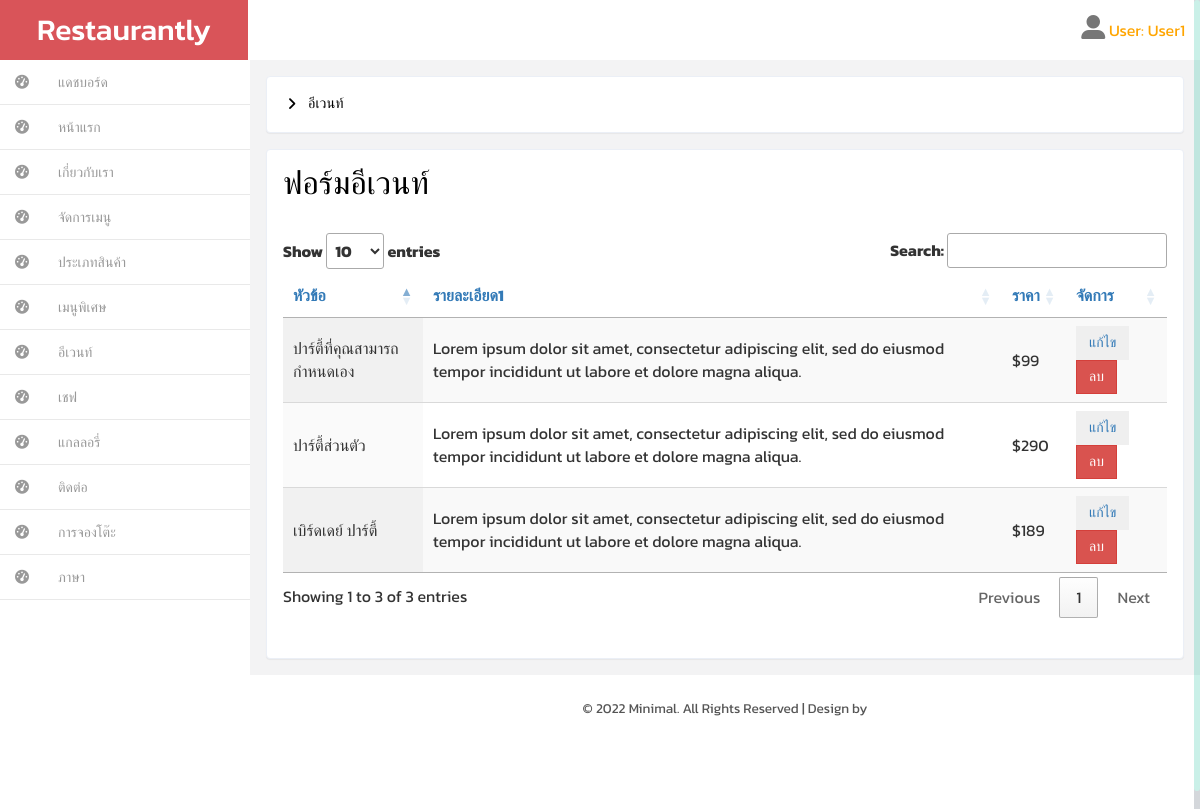
The app's page /backend/event.php?action=th (signed in) with its own data.
### tables this page shows
CREATE TABLE `event_me_th` (
  `id` int(11) NOT NULL,
  `title_event_th` varchar(155) NOT NULL,
  `detail_event1_th` varchar(255) NOT NULL,
  `text1_th` varchar(255) NOT NULL,
  `text2_th` varchar(255) NOT NULL,
  `text3_th` varchar(255) NOT NULL,
  `detail_event2_th` varchar(255) NOT NULL,
  `img_event_th` varchar(500) NOT NULL,
  `price_event_th` varchar(16) NOT NULL
);

### backend/event.php (the view, shortened to what this page needs)
<!DOCTYPE HTML>
<html>
<head><?php include("inc_header.php"); ?></head>
<body>
    <div id="wrapper">
        <?php
          include("inc_left_menu.php");
          include "../connect/connect.php";
        ?>
        <?php if(isset($_GET['action'])){
            switch($_GET){
        ?>
                    <?php case ($_GET['action'] == 'th');
                       $sql = $conn->query("SELECT * FROM event_me_th");
                       $rows = $sql->fetchAll();
                    ?>
                    <div id="wrapper">
                        <div id="page-wrapper" class="gray-bg dashbard-1">
                            <div class="content-main">
                                <div class="banner">
                                    <h2>
                                        <i class="fa fa-angle-right"></i>
                                        <span>อีเวนท์</span>
                                    </h2>
                                </div>
                                <div class="grid-form">
                                    <div class="grid-form1">
                                        <h3 id="forms-example" class="">ฟอร์มอีเวนท์</h3>
                                        <form>
                                            <div class="card-body">
                                                <div class="table-responsive">
                                                    <table id="tablelist_menu" class="display" style="width: 100%;">
                                                        <thead class=" text-primary">
                                                            <th>หัวข้อ</th>
                                                            <th>รายละเอียด1</th>
                                                            <th>ราคา</th>
                                                            <th>จัดการ</th>
                                                        </thead>
                                                        <tbody>
                                                            <?php
                                                              foreach ($rows as $row) {
                                                            ?>
                                                            <tr>
                                                                <td><?php echo $row['title_event_th']; ?></td>
                                                                <td><?php echo $row['detail_event1_th']; ?></td>
                                                                <td><?php echo $row['price_event_th']; ?></td>
                                                                <td>
                                                                    <a
                                                                        href="edit_event.php?id=<?php echo $row['id'];?>&action=th">
                                                                        <button class="btn btn-secondary" type="button">แก้ไข </button>
                                                                    </a>
                                                                    <a
                                                                        href="./Delete/deleteEventTh.php?id=<?php echo $row['id'];?>">
                                                                        <button class="btn btn-danger" type="button" onclick="return Myfunction()"> ลบ </button>
                                                                    </a>
                                                                </td>
                                                            </tr>
                                                            <?php  } ?>
                                                        </tbody>
                                                    </table>
                                                </div>
                                            </div>
                                    </div>
                                </div>
                                <?php break; } }?>
                                            <?php include("inc_copy.php"); ?>
                                        </div>
                                    </div>
                                </div>
                            </div>
</body>
</html>

### backend/css/style.css (style rules this page uses)
h4, h5, h6, h1, h2, h3 { margin: 0; }
html, body { font-family: 'Kanit', sans-serif; font-size: 100%; background:#F3F3F4; overflow-x: hidden; }
body a { transition:0.5s all; -webkit-transition:0.5s all; -moz-transition:0.5s all; -o-transition:0.5s all; -ms-transition:0.5s all; }
div#wrapper { background-color: #fff; }
@media (min-width: 768px) { #page-wrapper { position: inherit; margin: 0 0 0 240px; min-height: 1000px; } }
.content-main { background-color: #F3F3F4; padding-top: 1em; }
.banner { background: #fff; display: block; margin: 0em 1em ; padding:1em; border: 1px solid #ebeff6; border-color: #ebeff6; border-radius: 4px; -webkit-border-radius: 4px; -o-border-radius: 4px; -moz-border-radius: 4px; -ms-border-radius: 4px; -webkit-box-shadow: 0 1px 1px rgba(0,0,0,.05); box-shadow: 0 1px 1px rgba(0,0,0,.05); }
.banner h2 { font-size:0.9em; }
.banner h2 span { color:#000; font-family: 'Muli-Regular'; padding:0.3em ; }
.banner h2 i { color:#000; vertical-align:middle; padding:0.3em ; }
.grid-form { padding: 1em; }
.grid-form1 { background: #fff; margin-bottom: 1em; padding: 1em; border: 1px solid #ebeff6; border-radius: 4px; -webkit-border-radius: 4px; -o-border-radius: 4px; -moz-border-radius: 4px; -ms-border-radius: 4px; -webkit-box-shadow: 0 1px 1px rgba(0,0,0,.05); box-shadow: 0 1px 1px rgba(0,0,0,.05); }
.grid-form1:last-child { margin-bottom: 0em; }
.grid-form1 h3 { color: #000; font-size:2em; margin-bottom: 1em; }
.grid-form1 form { margin: 1.5em 0; }
.btn { border-radius: 0px; outline: none; }

### backend/css/custom.css (style rules this page uses)
#wrapper { width: 100%; }
#page-wrapper { min-height: 568px; }
@media (min-width:768px) { #page-wrapper { position: inherit; margin: 0 0 0 250px; } }

### records on screen
event_me_th: title_event_th "เบิร์ดเดย์ ปาร์ตี้", detail_event1_th "Lorem ipsum dolor sit amet, consectetur adipiscing elit, sed do eiusmod tempor incididunt ut labore et dolore magna aliqua.", price_event_th "$189"
event_me_th: title_event_th "ปาร์ตี้ส่วนตัว", detail_event1_th "Lorem ipsum dolor sit amet, consectetur adipiscing elit, sed do eiusmod tempor incididunt ut labore et dolore magna aliqua.", price_event_th "$290"
event_me_th: title_event_th "ปาร์ตี้ที่คุณสามารถกำหนดเอง", detail_event1_th "Lorem ipsum dolor sit amet, consectetur adipiscing elit, sed do eiusmod tempor incididunt ut labore et dolore magna aliqua.", price_event_th "$99"

### other values on screen
$_SESSION["name"] "User1"
